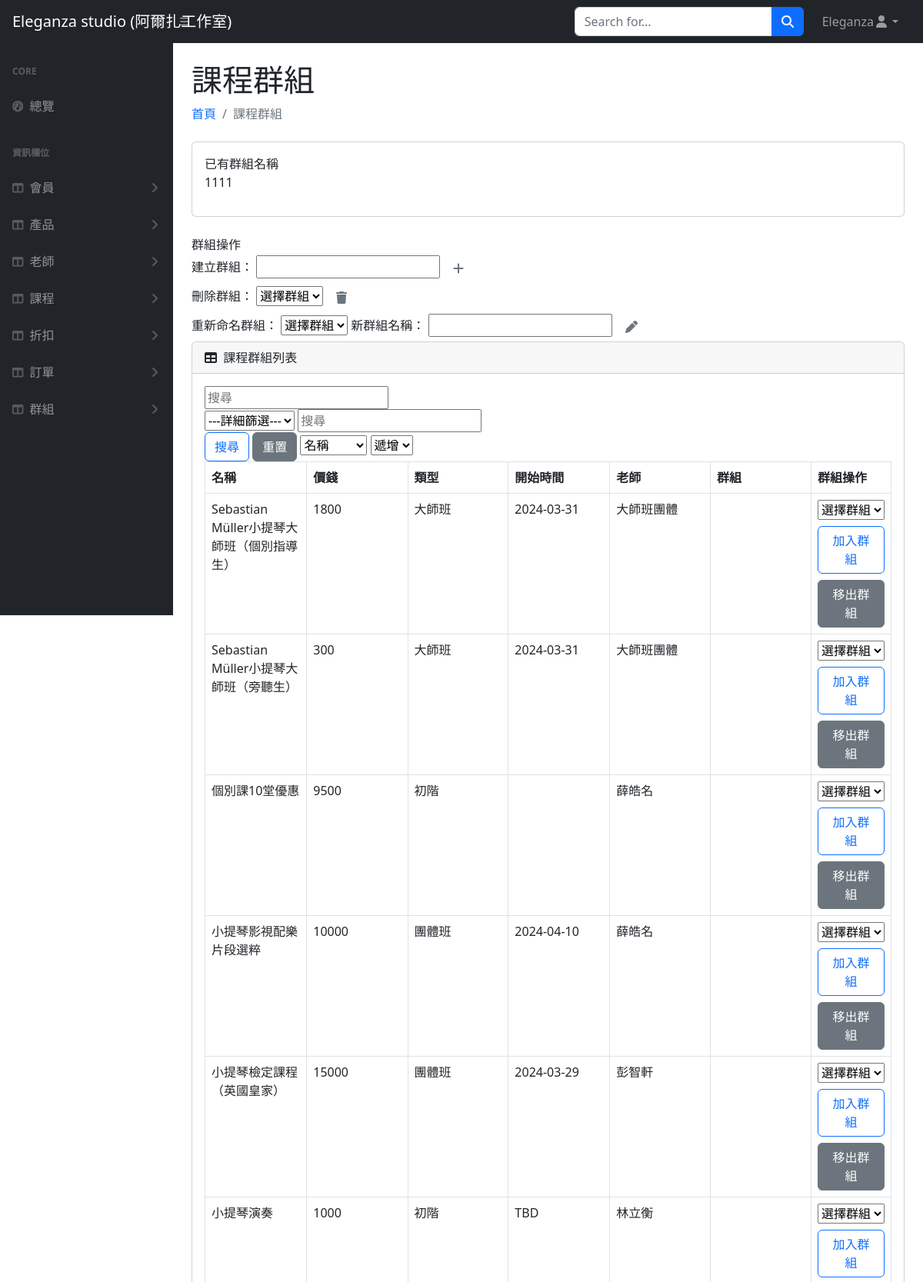
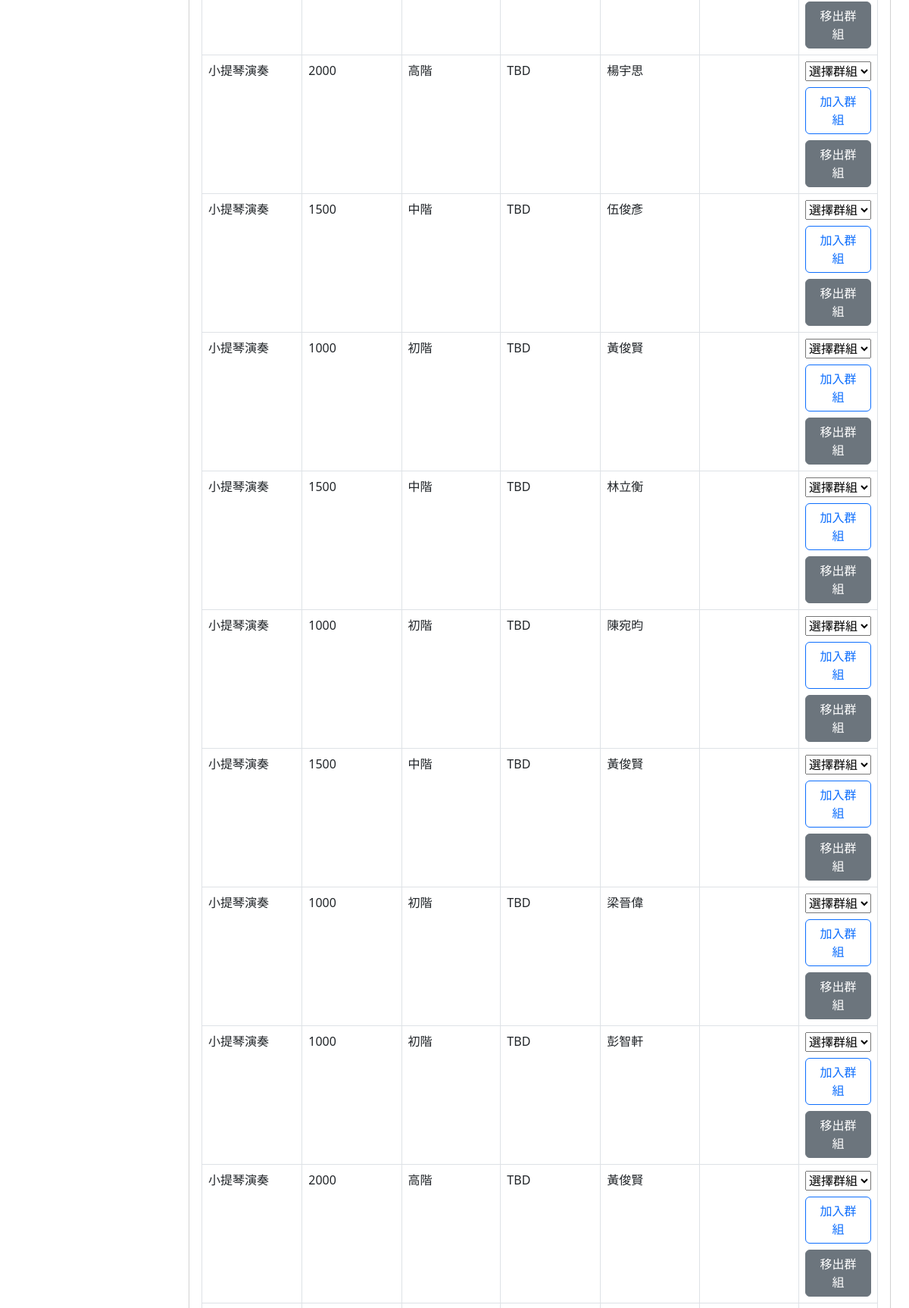
The page /groups/course_group.php (signed in, upper part) on the database its author committed (2 pictures, top to bottom).
### tables this page shows
CREATE TABLE `course_category_groups` (
  `group_id` int(11) NOT NULL,
  `group_name` varchar(255) NOT NULL
);

CREATE TABLE `course` (
  `course_id` int(4) NOT NULL,
  `course_category_id` int(2) NOT NULL,
  `teacher_id` int(2) DEFAULT NULL,
  `name` varchar(30) NOT NULL,
  `quota` int(2) NOT NULL,
  `price` int(50) NOT NULL,
  `img` varchar(50) NOT NULL,
  `start_date` varchar(10) NOT NULL,
  `end_date` varchar(10) NOT NULL,
  `start_time` varchar(20) DEFAULT NULL,
  `end_time` varchar(20) NOT NULL,
  `style_id` varchar(10) NOT NULL,
  `description` varchar(800) NOT NULL,
  `comment` varchar(50) DEFAULT NULL,
  `valid` tinyint(4) NOT NULL,
  `group_id` int(11) DEFAULT NULL
);

CREATE TABLE `course_category` (
  `course_category_id` int(2) NOT NULL,
  `level` varchar(10) NOT NULL
);

CREATE TABLE `teacher` (
  `teacher_id` int(2) NOT NULL,
  `name` varchar(10) NOT NULL,
  `gender` varchar(1) NOT NULL,
  `phone` varchar(10) DEFAULT NULL,
  `email` varchar(30) DEFAULT NULL,
  `img` varchar(50) DEFAULT NULL,
  `introduction` varchar(500) DEFAULT NULL,
  `valid` int(1) NOT NULL
);

### groups/course_group.php (the view, shortened to what the rows shown need)
<?php
require_once("../db_connect.php");
$search = isset($_GET["search"]) ? $_GET["search"] : "";
$orderBy = isset($_GET["orderBy"]) ? $_GET["orderBy"] : "name";
$orderDirection = isset($_GET["orderDirection"]) ? $_GET["orderDirection"] : "asc";
$filterClause = "";
$sql = "SELECT `course`.*, `course_category`.*, `teacher`.`name` AS teacher_name, `course_category_groups`.`group_name` AS group_name
        FROM `course`
        JOIN `course_category` ON `course`.`course_category_id` = `course_category`.`course_category_id`
        LEFT JOIN `teacher` ON `course`.`teacher_id` = `teacher`.`teacher_id`
        LEFT JOIN `course_category_groups` ON `course`.`group_id` = `course_category_groups`.`group_id`
        WHERE
        (`course`.`name` LIKE '%$search%' OR
        `course`.`quota` LIKE '%$search%' OR
        `course`.`price` LIKE '%$search%' OR
        `course`.`start_date` LIKE '%$search%' OR
        `course`.`start_time` LIKE '%$search%' OR
        `course`.`course_category_id` LIKE '%$search%')
        $filterClause
        ORDER BY $orderBy $orderDirection";
$result = $conn->query($sql);
$query = "SELECT * FROM course_category_groups";
$groupStatement = $conn->query($query);
$groups = $groupStatement->fetch_all(MYSQLI_ASSOC);
?>
<!DOCTYPE html>
<html lang="en">
<head>
    <link href="https://cdn.jsdelivr.net/npm/simple-datatables@7.1.2/dist/style.min.css" rel="stylesheet" />
    <link href="../css/styles.css" rel="stylesheet" />
</head>
<body class="sb-nav-fixed">
    <div id="layoutSidenav">
        <div id="layoutSidenav_content">
            <main>
                <div class="container-fluid px-4">
                    <h1 class="mt-4">課程群組</h1>
                    <div class="card mb-4">
                        <div class="card-body">已有群組名稱
                            <ul class="list-unstyled">
                                <?php foreach ($groups as $group) : ?>
                                    <li><?= $group['group_name'] ?></li>
                                <?php endforeach; ?>
                            </ul>
                        </div>
                    </div>
                    <div class="card mb-4">
                        <div class="card-body">
                            <table class="datatable-table" id="order">
                                <thead>
                                    <tr>
                                        <th data-sortable="true" style="width:15%;" style="width: 15.004840271055178%;">
                                            <a href="#">
                                                名稱
                                            </a>
                                        </th>
                                        <th data-sortable="true" style="width:15%;" style="width: 15.004840271055178%;">
                                            <a href="#">
                                                價錢
                                            </a>
                                        </th>
                                        <th data-sortable="true" style="width:15%;" style="width: 15.004840271055178%;">
                                            <a href="#">
                                                類型
                                            </a>
                                        </th>
                                        <th data-sortable="true" style="width:15%;" style="width: 15.004840271055178%;">
                                            <a href="#">
                                                開始時間
                                            </a>
                                        </th>
                                        <th data-sortable="true" style="width:15%;" style="width: 15.004840271055178%;">
                                            <a href="#">
                                                老師
                                            </a>
                                        </th>
                                        <th data-sortable="true" style="width:15%;" style="width: 15.004840271055178%;">
                                            <a href="#">
                                                群組
                                            </a>
                                        </th>
                                        <th data-sortable="true" style="width:15%;" style="width: 15.004840271055178%;">
                                            <a href="#">
                                                群組操作
                                            </a>
                                        </th>
                                    </tr>
                                </thead>
                                <tbody>
                                    <?php
                                    $rows = $result->fetch_all(MYSQLI_ASSOC);
                                    foreach ($rows as $course) :
                                    ?>
                                        <tr>
                                            <td><?= $course["name"] ?></td>
                                            <td><?= $course["price"] ?></td>
                                            <td>
                                                <?php
                                                $category_id = $course["course_category_id"];
                                                $category_name = "";
                                                if ($category_id == 1) {
                                                    $category_name = "初階";
                                                } elseif ($category_id == 2) {
                                                    $category_name = "中階";
                                                } elseif ($category_id == 3) {
                                                    $category_name = "高階";
                                                } elseif ($category_id == 4) {
                                                    $category_name = "團體班";
                                                } elseif ($category_id == 5) {
                                                    $category_name = "大師班";
                                                }
                                                echo $category_name;
                                                ?>
                                            </td>
                                            <td><?= $course["start_date"] ?></td>
                                            <td><?= $course["teacher_name"] ?></td>
                                            <td><?= $course["group_name"] ?></td>
                                            <td>
                                                <form method="post">
                                                    <select name="group_id">
                                                        <option value="">選擇群組</option>
                                                    </select>
                                                    <button class="my-2 btn btn-outline-primary" type="submit" name="add_to_group">加入群組</button>
                                                    <button class="btn btn-secondary" type="submit" name="remove_from_group">移出群組</button>
                                                </form>
                                            </td>
                                        </tr>
                                    <?php endforeach; ?>
                                </tbody>
                            </table>
                        </div>
                    </div>
                </div>
            </main>
        </div>
    </div>
</body>
</html>

### rows shown on the page
course_category_groups: group_name "1111"
course: name "Sebastian Müller小提琴大師班（個別指導生）", price "1800", course_category.course_category_id "大師班", start_date "2024-03-31", teacher.name "大師班團體"
course: name "Sebastian Müller小提琴大師班（旁聽生）", price "300", course_category.course_category_id "大師班", start_date "2024-03-31", teacher.name "大師班團體"
course: name "個別課10堂優惠", price "9500", course_category.course_category_id "初階", teacher.name "薛皓名"
course: name "小提琴影視配樂片段選粹", price "10000", course_category.course_category_id "團體班", start_date "2024-04-10", teacher.name "薛皓名"
course: name "小提琴檢定課程（英國皇家）", price "15000", course_category.course_category_id "團體班", start_date "2024-03-29", teacher.name "彭智軒"
course: name "小提琴演奏", price "1000", course_category.course_category_id "初階", start_date "TBD", teacher.name "林立衡"
course: name "小提琴演奏", price "2000", course_category.course_category_id "高階", start_date "TBD", teacher.name "楊宇思"
course: name "小提琴演奏", price "1500", course_category.course_category_id "中階", start_date "TBD", teacher.name "伍俊彥"
course: name "小提琴演奏", price "1000", course_category.course_category_id "初階", start_date "TBD", teacher.name "黃俊賢"
course: name "小提琴演奏", price "1500", course_category.course_category_id "中階", start_date "TBD", teacher.name "林立衡"
course: name "小提琴演奏", price "1000", course_category.course_category_id "初階", start_date "TBD", teacher.name "陳宛昀"
course: name "小提琴演奏", price "1500", course_category.course_category_id "中階", start_date "TBD", teacher.name "黃俊賢"
course: name "小提琴演奏", price "1000", course_category.course_category_id "初階", start_date "TBD", teacher.name "梁晉偉"
course: name "小提琴演奏", price "1000", course_category.course_category_id "初階", start_date "TBD", teacher.name "彭智軒"
course: name "小提琴演奏", price "2000", course_category.course_category_id "高階", start_date "TBD", teacher.name "黃俊賢"

### other values the page prints
$_SESSION["user"]["name"] "Eleganza"
